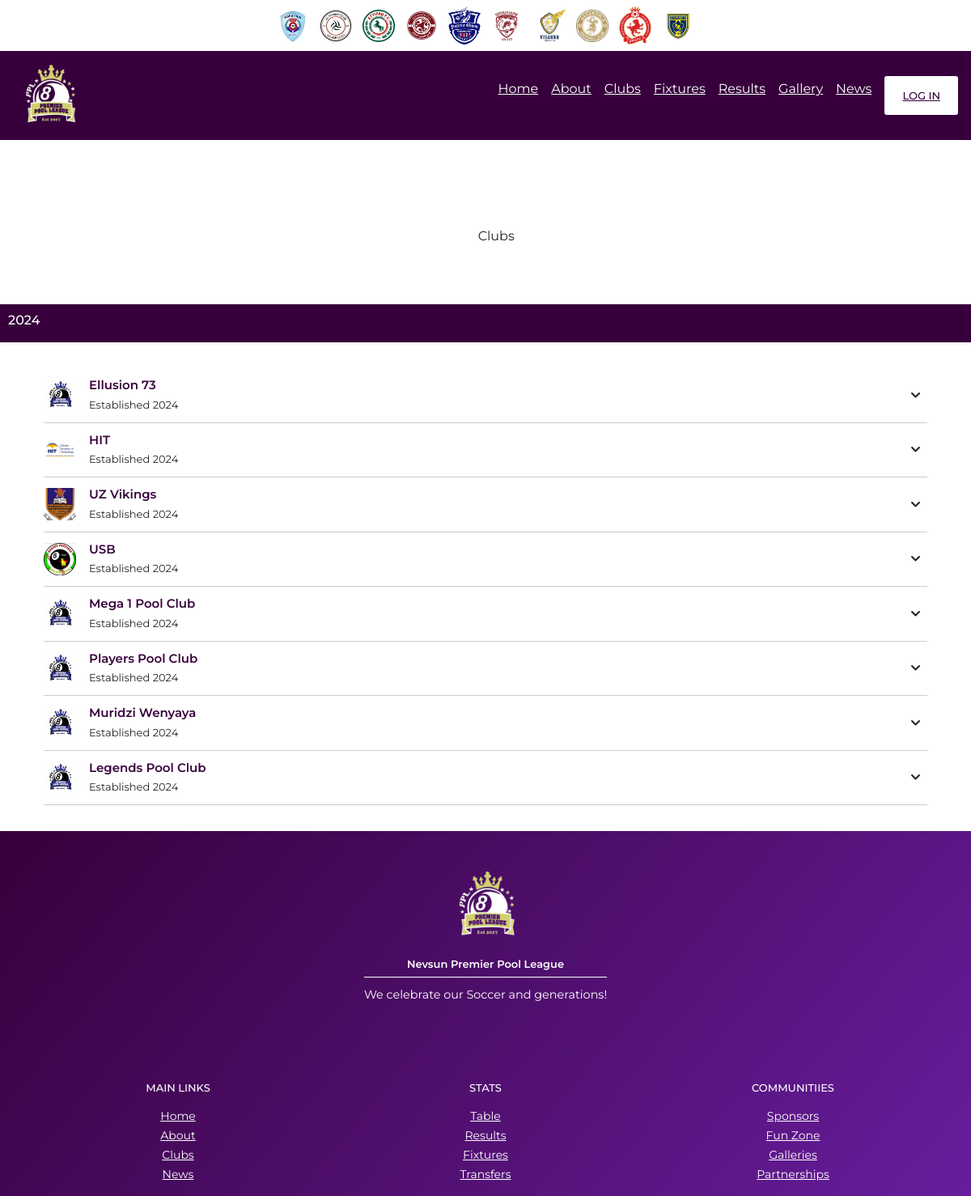
Screenshot of /clubs.php with the database file from the repository.
### tables this page shows
CREATE TABLE `clubs` (
  `id` int(11) NOT NULL,
  `name` varchar(30) NOT NULL,
  `estdate` datetime NOT NULL,
  `location` varchar(30) NOT NULL,
  `numplayers` int(11) NOT NULL,
  `logo` varchar(30) NOT NULL
);

### clubs.php (the view, shortened to what this page needs)
<?php
include 'header.php';
require_once('databaseConn.php');
?>
<div class="bodyFlex">
  <div class="mainBody">
    <div class="aboutBanner">
      <div class="aboutButton flex">
        <i class="uil uil-trophy icon"></i>Clubs
      </div>
    </div>
    <div class="clubsSection section" id="clubs">
      <div class="sectionHeader flex">
        <div class="seasonYear">
          <h6><?php $currentYear = date('Y'); echo $currentYear; ?></h6>
        </div>
      </div>
      <div class="clubsContainer container">
        <?php
        $sql = "SELECT * FROM `clubs`";
        $result = mysqli_query($conn, $sql);
        while ($row = mysqli_fetch_assoc($result)) {
        ?>
          <div class="singleClub">
            <div class="singleClubTop flex">
              <div class="leftRow flex">
                <div class="teamLogoDiv">
                  <img alt="Team Logo" class="teamLogo" src="./Admin/images/uploads/<?php echo $row["logo"] ?>">
                </div>
                <div class="clubName">
                  <span class="name"><?php echo $row["name"] ?></span>
                  <span class="classYear">Established <?php echo date('Y', strtotime($row["estdate"]));  ?></span>
                </div>
              </div>
              <div class="rightRow">
                <i class="uil uil-angle-down icon"></i>
              </div>
            </div>
          </div>
        <?php
        }
        ?>
      </div>
    </div>
  </div>
</div>
<?php
include 'footer.php';
?>
</body>
</html>

### release/v4.0.0/css/line.css (style rules this page uses)
[class^=uil-]:before,[class*=" uil-"]:before { font-family:unicons-line;font-style:normal;font-weight:400;speak:none;display:inline-block;text-decoration:inherit;font-variant:normal;text-transform:none;line-height:1;-webkit-font-smoothing:antialiased;-moz-osx-font-smoothing:grayscale }
.uil-angle-down:before { content:'\eb3a' }
.uil-trophy:before { content:'\e898' }

### rows the page displays
clubs: logo (picture), name "Ellusion 73", estdate "2024"
clubs: logo (picture), name "HIT", estdate "2024"
clubs: logo (picture), name "UZ Vikings", estdate "2024"
clubs: logo (picture), name "USB", estdate "2024"
clubs: logo (picture), name "Mega 1 Pool Club", estdate "2024"
clubs: logo (picture), name "Players Pool Club", estdate "2024"
clubs: logo (picture), name "Muridzi Wenyaya", estdate "2024"
clubs: logo (picture), name "Legends Pool Club", estdate "2024"
